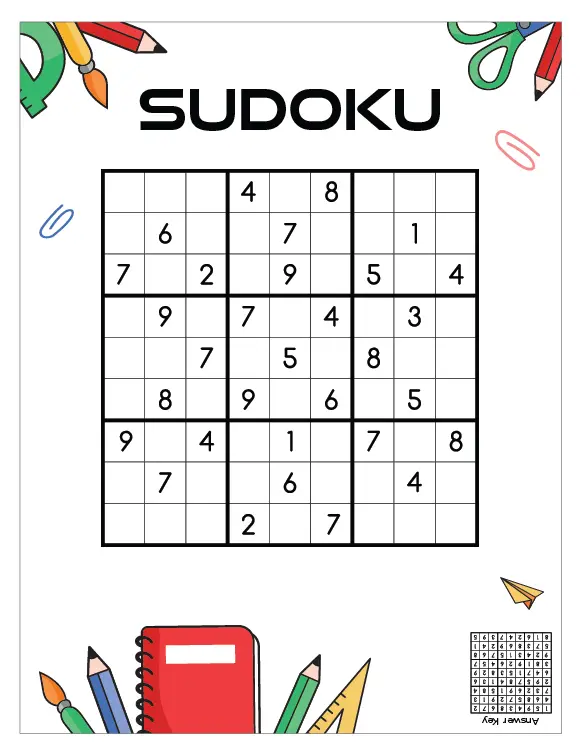
#> input picture sudoku.webp, 580 x 754 px
$ python main.py
#> lines starting #> are read from the running program, lines starting #| are printed output that depends on the picture; after the words box and inside, x2 and y2 are one past the last pixel; in counts of white or black regions, pixels touching at a corner belong together
import numpy as np
import cv2
import os, shutil
import scipy

image_path = "./board"
cell_path = "./cells"

if os.path.isdir(cell_path):
    shutil.rmtree(cell_path)
    os.mkdir(cell_path)
else:
    os.mkdir(cell_path)

image = cv2.imread('sudoku.webp')
#> image is the input picture: shape (754, 580, 3); mean B, G, R 227.6, 229, 232.8
image_area = (image.shape[0] * image.shape[1])  #calculate precise perimeter for comparison later
#> image_area = 437320

#convert to grayscale
gray = cv2.cvtColor(image, cv2.COLOR_BGR2GRAY)
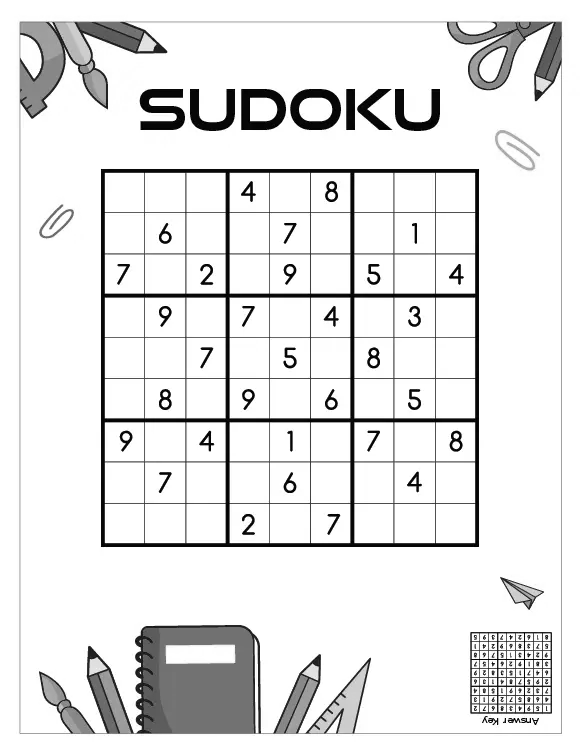
#> gray: shape (754, 580); min 0, max 255, mean 230

#blur to average pixels
blur = cv2.GaussianBlur(gray, (5,5), 0)
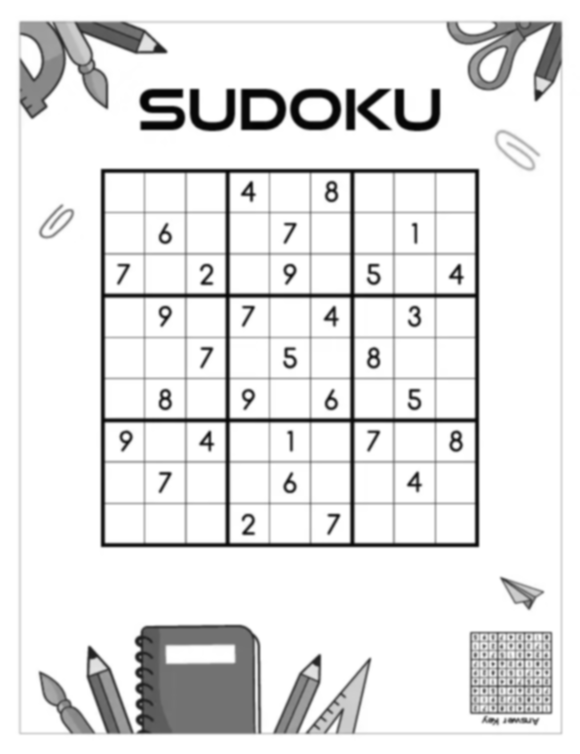
#> blur: shape (754, 580); min 3, max 255, mean 230

#edge detection (brightness difference)
canny = cv2.Canny(blur, 20, 150)
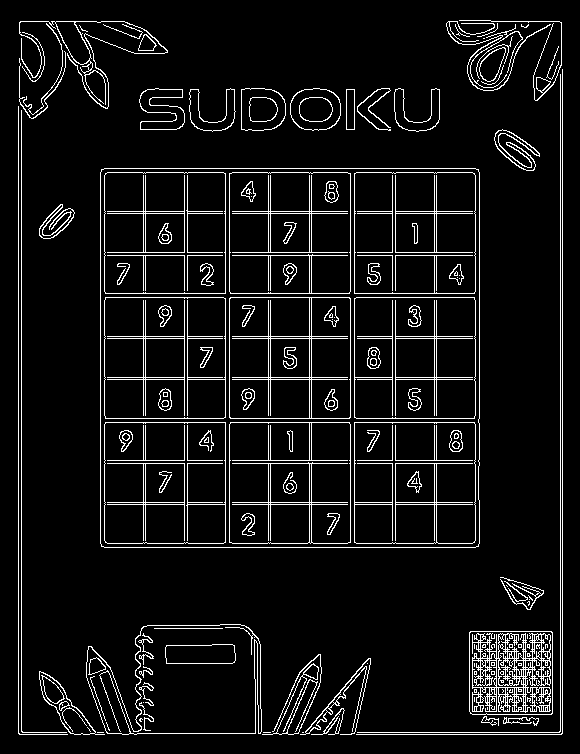
#> canny: shape (754, 580); 7.3% white in thin lines or dots, all inside (x1, y1, x2, y2) = (18, 20, 563, 735)

#contour detection (shapes) and then white line
contour, temp = cv2.findContours(canny, cv2.RETR_EXTERNAL, cv2.CHAIN_APPROX_SIMPLE) #outermost shapes and compression
#> contour = 49 contours, 22 with area under 20; largest, box (x1, y1, x2, y2) and area: (100, 168, 480, 548) 143577, (86, 624, 262, 735) 14980, (469, 631, 553, 715) 6882, (290, 88, 341, 131) 1746, (241, 88, 286, 131) 1665; temp = 49 rows, first 6: [1, -1, -1, -1], [2, 0, -1, -1], [3, 1, -1, -1], [4, 2, -1, -1], [5, 3, -1, -1], [6, 4, -1, -1]


#sort by area, largest first
contours = sorted(contour, key=cv2.contourArea, reverse=True)
#> contours has the same summary as contour
board_contour = None

#finding the board amongst other shapes
for c in contours:
    #calculate perimeter of shapes
    perimeter = cv2.arcLength(c,True) #look for closed shapes, hence True

    approx = cv2.approxPolyDP(c, 0.02*perimeter, True) #approximate shape (messy lines = full shape) 0.02 is precision value, simplest shape possible, here thats square
    #if the shape has exactly 4 corners, square, board found (already found it to be the largest area)
    if len(approx) == 4:
        area = cv2.contourArea(c)
        if area > image_area * 0.2:
            print("Found board")
            board_contour = approx
            break
#> this loop made 1 pass
#> (perimeter, area, board_contour) on pass 1: (1513.8, 143577, [[101, 169], [101, 546], [478, 546], [478, 169]])
#| Found board


    #Dont continue so we dont overwrite the board contour

if board_contour is not None:
    #drawing green line around board, of particular thickness (3)
    cv2.drawContours(image, [board_contour], -1 , (0,255,0),3) # -1 is contour index in the list
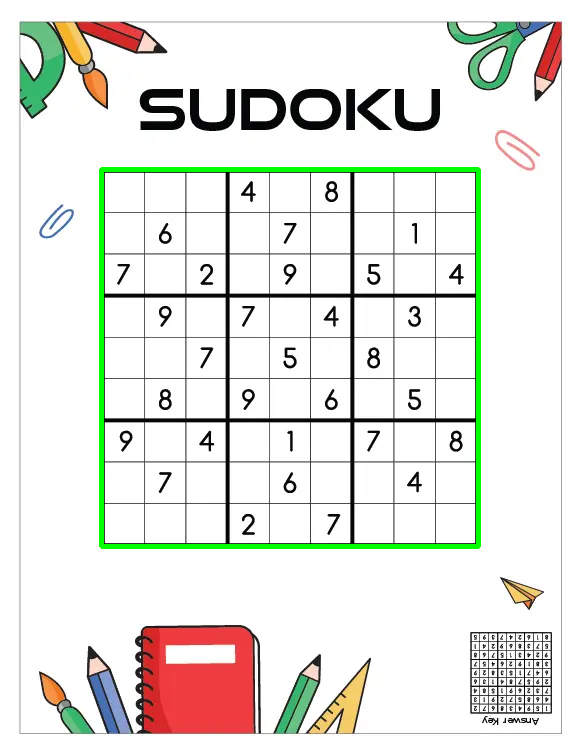
#> image: shape (754, 580, 3); 1.72% of pixels changed, all inside (x1, y1, x2, y2) = (99, 167, 481, 549)
    print("Board located.")
    #cords of bounding box
    x, y, w, h = cv2.boundingRect(board_contour)
#> x = 101; y = 169; w = 378; h = 378

    #cropping, x and y are top left corner
    crop = image[y:y+h, x:x+w]
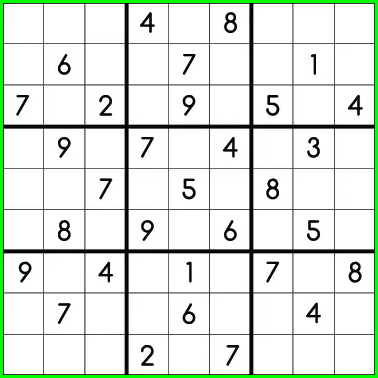
#> crop: shape (378, 378, 3); mean B, G, R 223.2, 231.3, 223.2

    #calculating size of each of the 81 cells
    cell_height = h//9
#> cell_height = 42
    cell_width = w//9
#> cell_width = 42

    #slicing board
    for r in range(9):
        for c in range(9):
            start_y = r*cell_height
            end_y = start_y + cell_height
            start_x = c*cell_width
            end_x = start_x + cell_width

            #slicing to that cell
            cell = crop[start_y:end_y, start_x:end_x]
            cv2.imwrite(f"{cell_path}/cell_{r}_{c}.png", cell)
#> this loop made 9 passes
#> pass 1, `cv2.imwrite(f"{cell_path}/cell_{r}_{c}.png", cell)`:
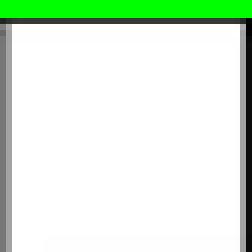
#> saved as cell_0_2.png: shape (42, 42, 3) (shown 6 times larger); mean B, G, R 219.7, 237.9, 219.7
#> pass 1, `cv2.imwrite(f"{cell_path}/cell_{r}_{c}.png", cell)`:
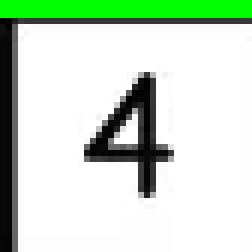
#> saved as cell_0_3.png: shape (42, 42, 3) (shown 6 times larger); mean B, G, R 202, 220.2, 202

else:
    print("Board not found, try adjusting values.")


#Backtracking basic example
# [67 lines left out: functions combinations, check, board_validity, solve_board, not called in this run]


sample_board = [
    [5, 3, 0, 0, 7, 0, 0, 0, 0],
    [6, 0, 0, 1, 9, 5, 0, 0, 0],
    [0, 9, 8, 0, 0, 0, 0, 6, 0],
    [8, 0, 0, 0, 6, 0, 0, 0, 3],
    [4, 0, 0, 8, 0, 3, 0, 0, 1],
    [7, 0, 0, 0, 2, 0, 0, 0, 6],
    [0, 6, 0, 0, 0, 0, 2, 8, 0],
    [0, 0, 0, 4, 1, 9, 0, 0, 5],
    [0, 0, 0, 0, 8, 0, 0, 7, 9]
]
